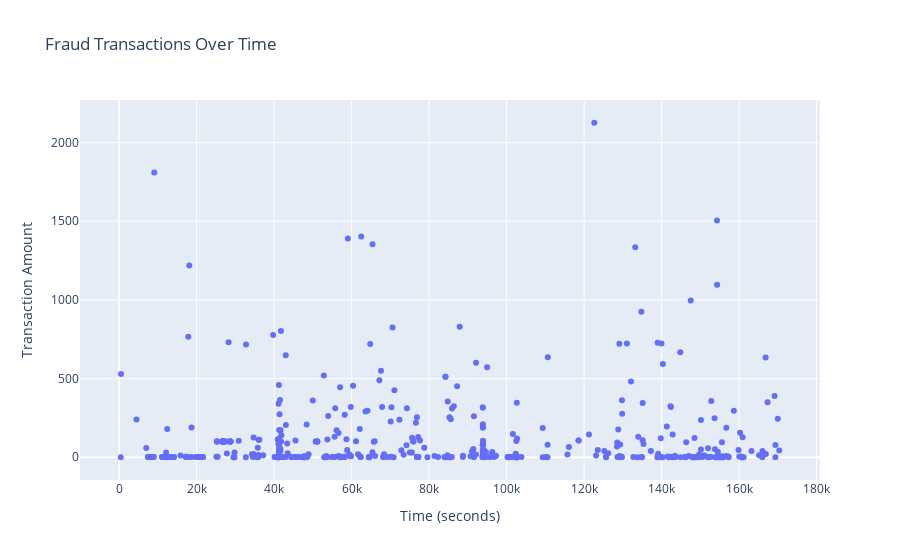

This figure's notebook cell:
### Code cell
fraud = data[data['Class'] == 1]
fig = px.scatter(fraud, x='Time', y='Amount', title='Fraud Transactions Over Time', labels={'Time':'Time (seconds)', 'Amount':'Transaction Amount'})
fig.show()

### Figure 1 — Plotly figure (JSON) as saved in the notebook; plotly's stock layout.template omitted (floating-point values rounded to 4 significant figures; data arrays with more than 128 entries replaced by an {"elided": "..."} marker saying what was removed)
{"data": [{"hovertemplate": "Time (seconds)=%{x}<br>Transaction Amount=%{y}<extra></extra>", "legendgroup": "", "marker": {"color": "#636efa", "symbol": "circle"}, "mode": "markers", "name": "", "orientation": "v", "showlegend": false, "type": "scatter", "x": {"elided": "492 int values"}, "xaxis": "x", "y": {"elided": "492 float values"}, "yaxis": "y"}], "layout": {"autosize": true, "legend": {"tracegroupgap": 0}, "title": {"text": "Fraud Transactions Over Time"}, "xaxis": {"anchor": "y", "autorange": true, "domain": [0, 1], "range": [-9877.0, 180600.0], "title": {"text": "Time (seconds)"}, "type": "linear"}, "yaxis": {"anchor": "x", "autorange": true, "domain": [0, 1], "range": [-175.4, 2301.0], "title": {"text": "Transaction Amount"}, "type": "linear"}}}
